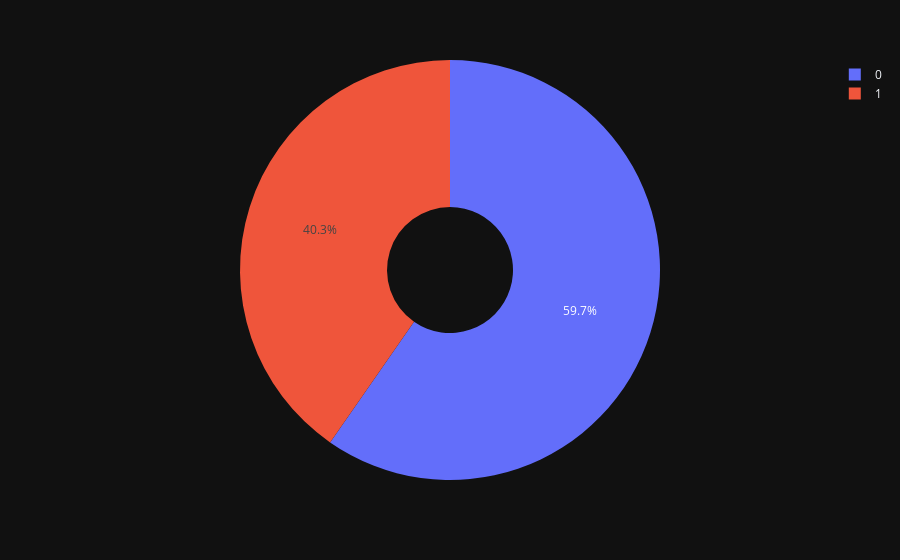

Notebook source saved alongside this figure:
### Code cell
import plotly.express as px
fig = px.pie(df,names= "Potability",hole = 0.3, template="plotly_dark")
fig.show()

### Figure 1 — Plotly figure (JSON) as saved in the notebook; plotly's stock layout.template omitted (floating-point values rounded to 4 significant figures; data arrays with more than 128 entries replaced by an {"elided": "..."} marker saying what was removed)
{"data": [{"domain": {"x": [0, 1], "y": [0, 1]}, "hole": 0.3, "hovertemplate": "Potability=%{label}<extra></extra>", "labels": {"elided": "2011 int values"}, "legendgroup": "", "name": "", "showlegend": true, "type": "pie"}], "layout": {"legend": {"tracegroupgap": 0}, "margin": {"t": 60}}}
